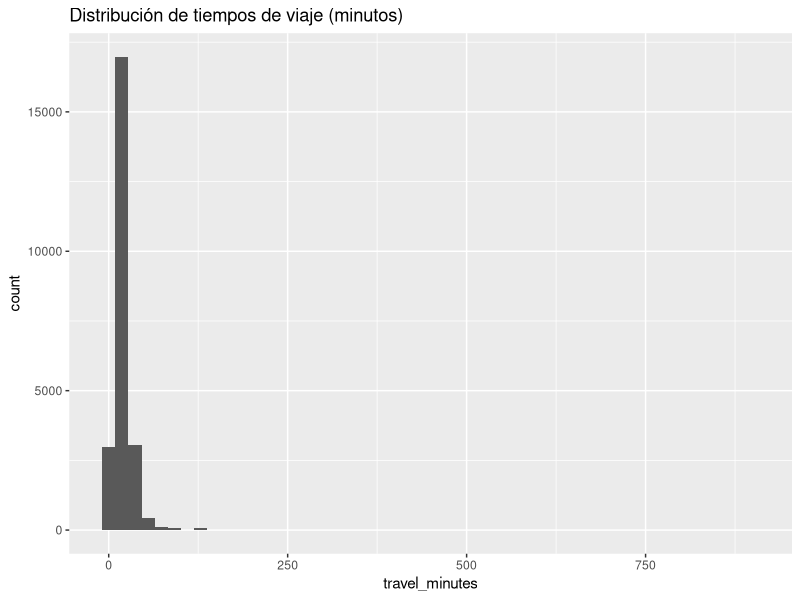
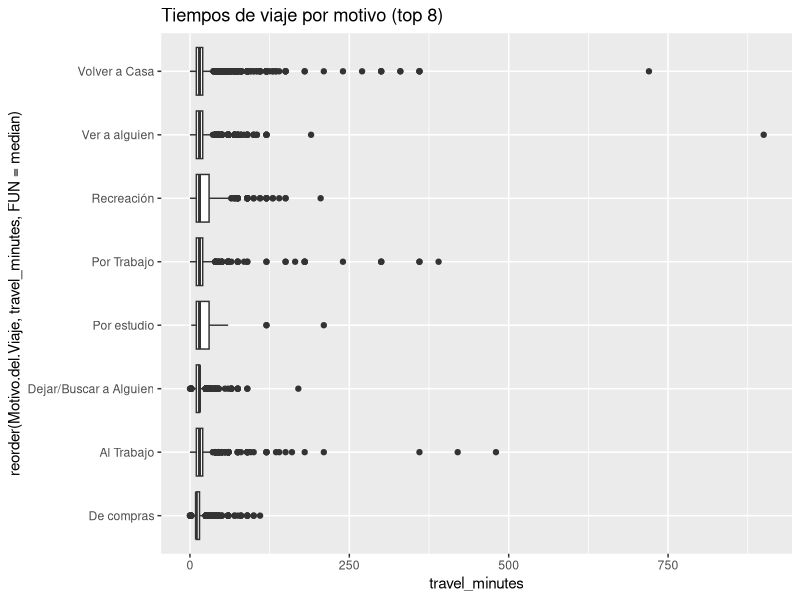
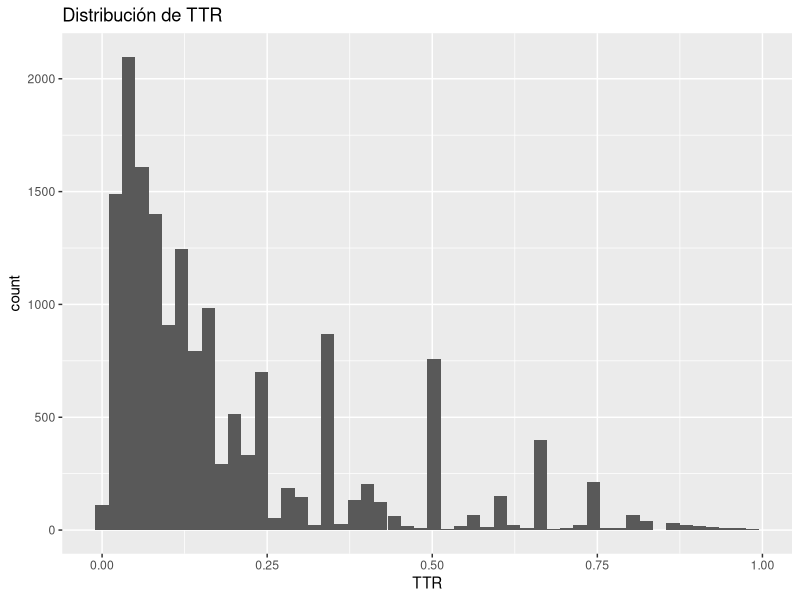
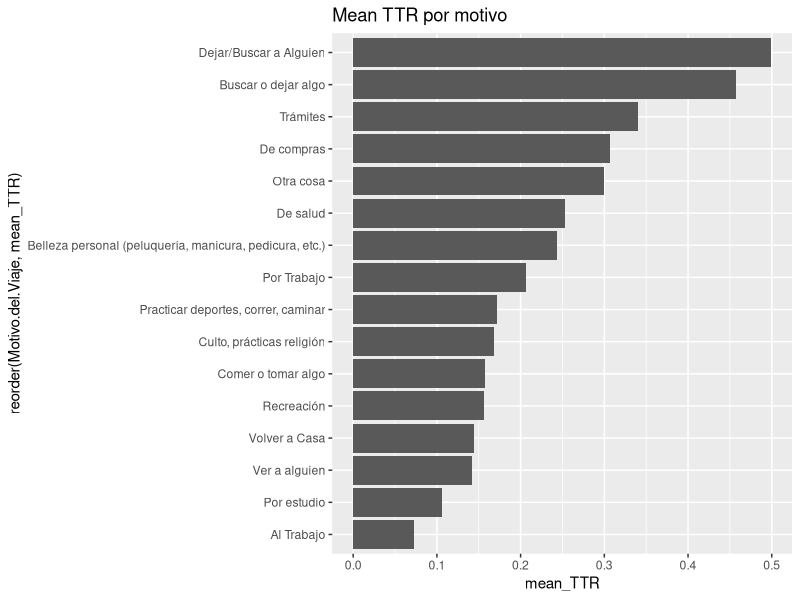

Generate these figures, in order, with R:

# analysis.R
# Script to compute average travel times per person/activity and Travel-Time Ratio (TTR)
# Assumptions:
# - Activity duration is approximated as the time between arrival (HoraFin) of a trip
#   and the next departure (HoraInicio) for the same person on the same day.
# - Times are in HH:MM (time of day). If next trip is on a different day or missing, activity duration = NA.
# - TTR = travel_time / (travel_time + activity_duration) computed only where activity_duration > 0.
#
# Usage: set working directory to where 'TrabajoPractico1_Viajes.xlsx' is located and run this script in R.
# Requires packages: readxl, dplyr, lubridate, ggplot2, tidyr, knitr, rmarkdown

library(readxl)
library(dplyr)
library(lubridate)
library(ggplot2)
library(tidyr)
library(knitr)
library(rmarkdown)

# Load data
df <- read_excel("TrabajoPractico1_Viajes.xlsx")

# Clean column names for convenience
names(df) <- make.names(names(df))

# Convert times to POSIXct using an arbitrary date (we only need differences within a day)
# If HoraInicio or HoraFin are already times, lubridate will handle them
df <- df %>%
  mutate(HoraInicio = as.POSIXct(HoraInicio, format="%H:%M:%S", tz="UTC"),
         HoraFin = as.POSIXct(HoraFin, format="%H:%M:%S", tz="UTC"),
         travel_minutes = as.numeric(`Tiempo.de.duración.del.viaje.en.minutos`))

# If conversion produced NA because times are stored as time objects, try alternative coercion
if(all(is.na(df$HoraInicio)) && any(!is.na(df$HoraFin))) {
  # try parsing as hms strings
  df$HoraInicio <- parse_date_time(as.character(df$HoraInicio), orders = c("HMS","HM"))
  df$HoraFin <- parse_date_time(as.character(df$HoraFin), orders = c("HMS","HM"))
}

# Order trips by person and day/time to compute next trip times
df <- df %>% arrange(Identificación, Día, HoraInicio)

# Compute activity duration as time between arrival (HoraFin) and next departure for same person & day
df <- df %>%
  group_by(Identificación, Día) %>%
  mutate(next_HoraInicio = lead(HoraInicio),
         activity_duration_mins = as.numeric(difftime(next_HoraInicio, HoraFin, units="mins"))) %>%
  ungroup()

# Some activity durations may be negative (if data out-of-order); set negatives to NA
df <- df %>% mutate(activity_duration_mins = ifelse(activity_duration_mins <= 0, NA, activity_duration_mins))

# Compute TTR where possible
df <- df %>% mutate(TTR = ifelse(!is.na(activity_duration_mins) & (activity_duration_mins + travel_minutes) > 0,
                                 travel_minutes / (travel_minutes + activity_duration_mins), NA))

# Summary statistics overall and by Motivo del Viaje
overall_summary <- df %>% summarise(
  n_trips = n(),
  mean_travel_min = mean(travel_minutes, na.rm=TRUE),
  median_travel_min = median(travel_minutes, na.rm=TRUE),
  mean_activity_min = mean(activity_duration_mins, na.rm=TRUE),
  mean_TTR = mean(TTR, na.rm=TRUE)
)

by_motive <- df %>% group_by(Motivo.del.Viaje) %>% summarise(
  trips = n(),
  mean_travel = mean(travel_minutes, na.rm=TRUE),
  median_travel = median(travel_minutes, na.rm=TRUE),
  mean_activity = mean(activity_duration_mins, na.rm=TRUE),
  mean_TTR = mean(TTR, na.rm=TRUE)
) %>% arrange(desc(trips))

# Per-person average travel time by motive
person_motive <- df %>% group_by(Identificación, Motivo.del.Viaje) %>% summarise(
  trips = n(),
  avg_travel = mean(travel_minutes, na.rm=TRUE),
  avg_activity = mean(activity_duration_mins, na.rm=TRUE),
  avg_TTR = mean(TTR, na.rm=TRUE)
) %>% ungroup()

# Save summaries
write.csv(overall_summary, "overall_summary.csv", row.names=FALSE)
write.csv(by_motive, "by_motive_summary.csv", row.names=FALSE)
write.csv(person_motive, "person_motive_summary.csv", row.names=FALSE)

# Visualizations
# 1. Distribution of travel times
p1 <- ggplot(df, aes(x=travel_minutes)) + geom_histogram(bins=50) + ggtitle("Distribución de tiempos de viaje (minutos)")
ggsave("hist_travel_time.png", p1, width=8, height=4)

# 2. Boxplot of travel time by motive (top 8 motives)
top_motives <- by_motive$Motivo.del.Viaje[1:8]
p2 <- df %>% filter(Motivo.del.Viaje %in% top_motives) %>%
  ggplot(aes(x=reorder(Motivo.del.Viaje, travel_minutes, FUN=median), y=travel_minutes)) +
  geom_boxplot() + coord_flip() + ggtitle("Tiempos de viaje por motivo (top 8)")
ggsave("box_travel_by_motive.png", p2, width=8, height=6)

# 3. TTR distribution
p3 <- ggplot(df %>% filter(!is.na(TTR)), aes(x=TTR)) + geom_histogram(bins=50) + ggtitle("Distribución de TTR")
ggsave("hist_TTR.png", p3, width=8, height=4)

# 4. Mean TTR by Motive
p4 <- by_motive %>% filter(!is.na(mean_TTR)) %>%
  ggplot(aes(x=reorder(Motivo.del.Viaje, mean_TTR), y=mean_TTR)) + geom_col() + coord_flip() + ggtitle("Mean TTR por motivo")
ggsave("mean_TTR_by_motive.png", p4, width=8, height=6)

# Optionally render an RMarkdown report (report.Rmd should be in the same folder)
if(file.exists("report.Rmd")) {
  render("report.Rmd", output_file = "Informe_Viajes_report.html")
}

cat("Script finished. Files produced:\n")
cat(" overall_summary.csv, by_motive_summary.csv, person_motive_summary.csv\n")
cat(" hist_travel_time.png, box_travel_by_motive.png, hist_TTR.png, mean_TTR_by_motive.png\n")
